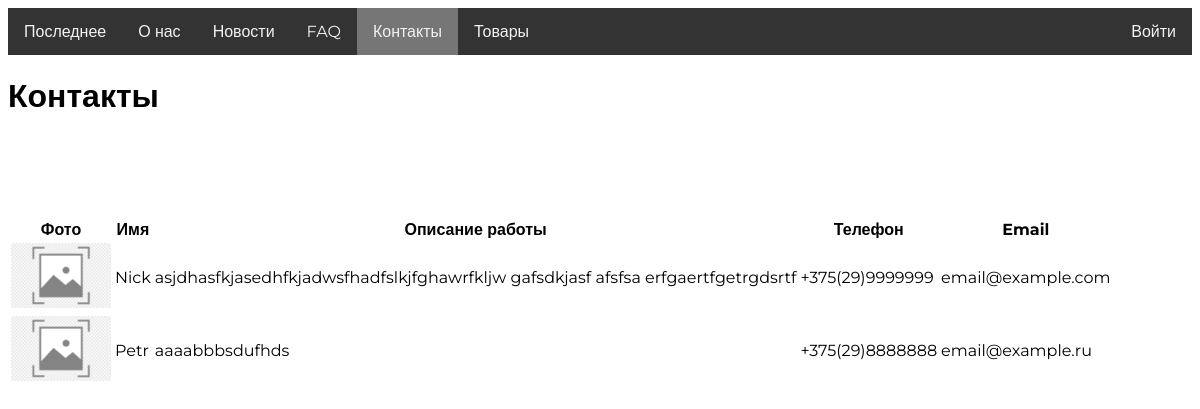
The page /contacts/ on the database as committed earlier.
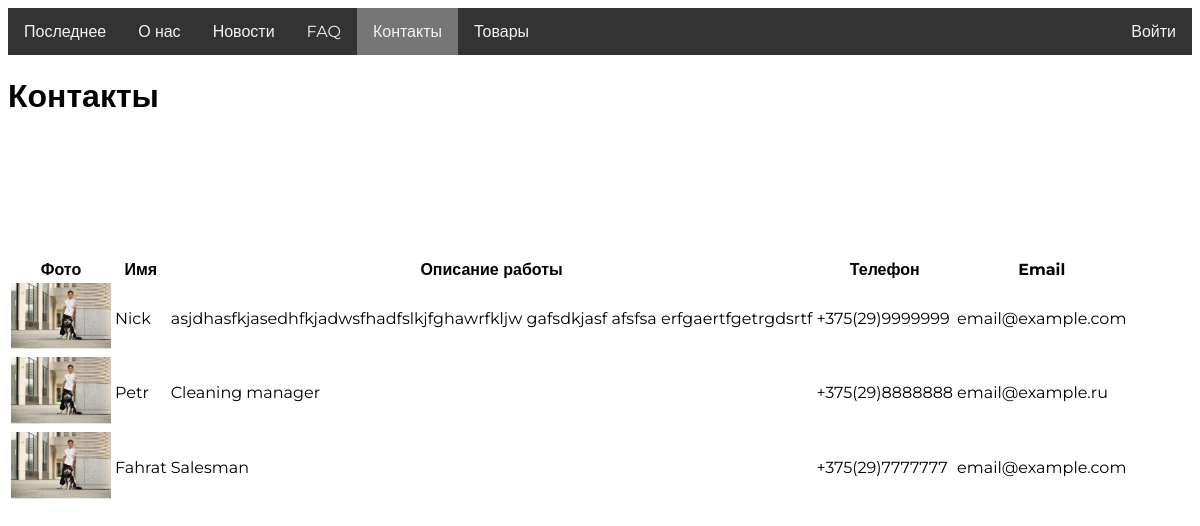
The same page on the database as committed later.
### myapp/models.py (models this page shows, shortened)
class Employee(models.Model):
    name = models.CharField(max_length=100)
    photo = models.ImageField(upload_to='images/', default='images/default.jpg')
    job_description = models.TextField()
    phone = models.CharField(max_length=20)
    email = models.EmailField()

### myapp/views.py (the view)
# urls.py: path('contacts/', views.contact_list, name='contact_list'),
def contact_list(request):
    employees = Employee.objects.all()
    return render(request, 'contact_list.html', {'employees': employees, 'user': request.user})

### templates/contact_list.html (shortened to what this page needs)
<!DOCTYPE html>
{% load static %}
<html lang="en">
<head>
    <link rel="stylesheet" href="{% static "css/styles.css" %}">
</head>
<body>
    <div class="navbar">
        <div class="left-items">
            <a href="#" id="latest" class="tab">Последнее</a>
            <a href="#" id="about" class="tab">О нас</a>
            <a href="#" id="news" class="tab">Новости</a>
            <a href="#" id="faq" class="tab">FAQ</a>
            <a href="#" id="contacts" class="tab active">Контакты</a>
            <a href="#" id="products" class="tab">Товары</a>
        </div>
        {% if user.is_authenticated %}
        <div class="sp">
            <span>Привет, {{ user.username }}!</span>
            <a href="/logout">Выйти</a>
        </div>
        {% else %}
            <a href="/login">Войти</a>
        {% endif %}
    </div>
    <h1>Контакты</h1>
    <table>
        <tr>
            <th>Фото</th>
            <th>Имя</th>
            <th>Описание работы</th>
            <th>Телефон</th>
            <th>Email</th>
        </tr>
        {% for employee in employees %}
        <div class="container">
            <tr>
                <td><img src="{{ employee.photo.url }}" alt="{{ employee.name }}" width="100"></td>
                <td>{{ employee.name }}</td>
                <td>{{ employee.job_description }}</td>
                <td>{{ employee.phone }}</td>
                <td>{{ employee.email }}</td>
            </tr>
        </div>
        {% endfor %}
    </table>
</body>
</html>

### static/css/styles.css (style rules this page uses)
* { font-family: Montserrat, sans-serif; }
.navbar { display: flex; justify-content: space-between; align-items: center; overflow: hidden; background-color: #333333; }
.left-items { display: flex; }
.navbar a { color: #f2f2f2; text-decoration: none; padding: 14px 16px; }
.container { padding: 20px; }
.active { background-color: #767676; color: #f9f9f9; }

Rows that differ between the two databases and show on the page:
changed Employee "Nick": photo: picture added in place of a placeholder
changed Employee "Petr": photo: picture added in place of a placeholder; job_description "aaaabbbsdufhds" → "Cleaning manager"
added Employee: photo (picture), name "Fahrat", job_description "Salesman", phone "+375(29)7777777", email "email@example.com"
